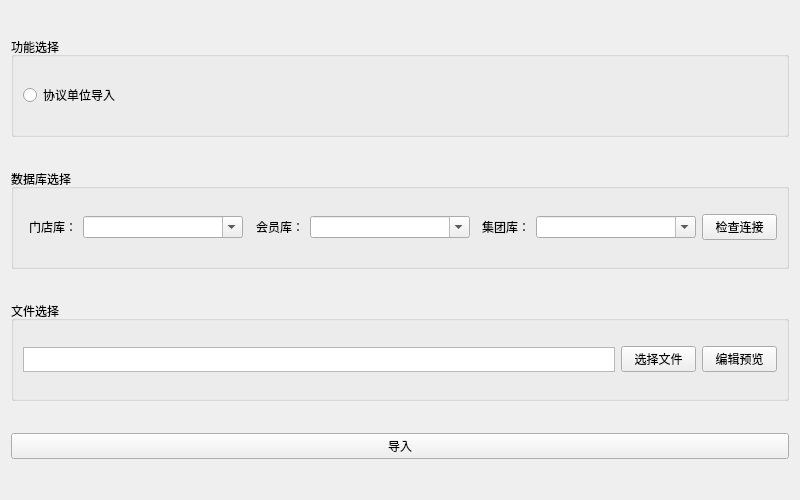
<?xml version="1.0" encoding="UTF-8"?>
<ui version="4.0">
 <class>importFunction</class>
 <widget class="QWidget" name="importFunction">
  <property name="geometry">
   <rect>
    <x>0</x>
    <y>0</y>
    <width>800</width>
    <height>500</height>
   </rect>
  </property>
  <property name="windowTitle">
   <string>Form</string>
  </property>
  <layout class="QVBoxLayout" name="verticalLayout">
   <item>
    <widget class="QGroupBox" name="functionChose">
     <property name="sizePolicy">
      <sizepolicy hsizetype="Preferred" vsizetype="Preferred">
       <horstretch>0</horstretch>
       <verstretch>0</verstretch>
      </sizepolicy>
     </property>
     <property name="maximumSize">
      <size>
       <width>16777215</width>
       <height>100</height>
      </size>
     </property>
     <property name="title">
      <string>功能选择</string>
     </property>
     <layout class="QVBoxLayout" name="verticalLayout_3">
      <item>
       <widget class="QRadioButton" name="companyImportrb">
        <property name="text">
         <string>协议单位导入</string>
        </property>
       </widget>
      </item>
     </layout>
    </widget>
   </item>
   <item>
    <widget class="QGroupBox" name="databaseChosebox">
     <property name="maximumSize">
      <size>
       <width>16777215</width>
       <height>100</height>
      </size>
     </property>
     <property name="title">
      <string>数据库选择</string>
     </property>
     <layout class="QVBoxLayout" name="verticalLayout_2">
      <item>
       <layout class="QHBoxLayout" name="horizontalLayout">
        <item>
         <widget class="QLabel" name="pms">
          <property name="minimumSize">
           <size>
            <width>50</width>
            <height>0</height>
           </size>
          </property>
          <property name="text">
           <string>门店库：</string>
          </property>
          <property name="alignment">
           <set>Qt::AlignmentFlag::AlignRight|Qt::AlignmentFlag::AlignTrailing|Qt::AlignmentFlag::AlignVCenter</set>
          </property>
         </widget>
        </item>
        <item>
         <widget class="QComboBox" name="pmsChose">
          <property name="minimumSize">
           <size>
            <width>160</width>
            <height>0</height>
           </size>
          </property>
          <property name="editable">
           <bool>true</bool>
          </property>
         </widget>
        </item>
        <item>
         <widget class="QLabel" name="member">
          <property name="minimumSize">
           <size>
            <width>50</width>
            <height>0</height>
           </size>
          </property>
          <property name="text">
           <string>会员库：</string>
          </property>
          <property name="alignment">
           <set>Qt::AlignmentFlag::AlignRight|Qt::AlignmentFlag::AlignTrailing|Qt::AlignmentFlag::AlignVCenter</set>
          </property>
         </widget>
        </item>
        <item>
         <widget class="QComboBox" name="memberChose">
          <property name="minimumSize">
           <size>
            <width>160</width>
            <height>0</height>
           </size>
          </property>
          <property name="editable">
           <bool>true</bool>
          </property>
         </widget>
        </item>
        <item>
         <widget class="QLabel" name="group">
          <property name="minimumSize">
           <size>
            <width>50</width>
            <height>0</height>
           </size>
          </property>
          <property name="text">
           <string>集团库：</string>
          </property>
          <property name="alignment">
           <set>Qt::AlignmentFlag::AlignRight|Qt::AlignmentFlag::AlignTrailing|Qt::AlignmentFlag::AlignVCenter</set>
          </property>
         </widget>
        </item>
        <item>
         <widget class="QComboBox" name="groupChose">
          <property name="minimumSize">
           <size>
            <width>160</width>
            <height>0</height>
           </size>
          </property>
          <property name="editable">
           <bool>true</bool>
          </property>
         </widget>
        </item>
        <item>
         <widget class="QPushButton" name="checkBt">
          <property name="minimumSize">
           <size>
            <width>75</width>
            <height>25</height>
           </size>
          </property>
          <property name="maximumSize">
           <size>
            <width>75</width>
            <height>16777215</height>
           </size>
          </property>
          <property name="text">
           <string>检查连接</string>
          </property>
         </widget>
        </item>
       </layout>
      </item>
     </layout>
    </widget>
   </item>
   <item>
    <widget class="QGroupBox" name="groupBox">
     <property name="maximumSize">
      <size>
       <width>16777215</width>
       <height>100</height>
      </size>
     </property>
     <property name="title">
      <string>文件选择</string>
     </property>
     <layout class="QHBoxLayout" name="horizontalLayout_2">
      <item>
       <widget class="QTextBrowser" name="filePath">
        <property name="maximumSize">
         <size>
          <width>16777215</width>
          <height>25</height>
         </size>
        </property>
       </widget>
      </item>
      <item>
       <widget class="QPushButton" name="choseFile">
        <property name="minimumSize">
         <size>
          <width>75</width>
          <height>25</height>
         </size>
        </property>
        <property name="maximumSize">
         <size>
          <width>75</width>
          <height>16777215</height>
         </size>
        </property>
        <property name="text">
         <string>选择文件</string>
        </property>
       </widget>
      </item>
      <item>
       <widget class="QPushButton" name="editPreview">
        <property name="minimumSize">
         <size>
          <width>75</width>
          <height>25</height>
         </size>
        </property>
        <property name="maximumSize">
         <size>
          <width>75</width>
          <height>16777215</height>
         </size>
        </property>
        <property name="text">
         <string>编辑预览</string>
        </property>
       </widget>
      </item>
     </layout>
    </widget>
   </item>
   <item>
    <widget class="QPushButton" name="import_2">
     <property name="text">
      <string>导入</string>
     </property>
    </widget>
   </item>
  </layout>
 </widget>
 <resources/>
 <connections/>
</ui>
